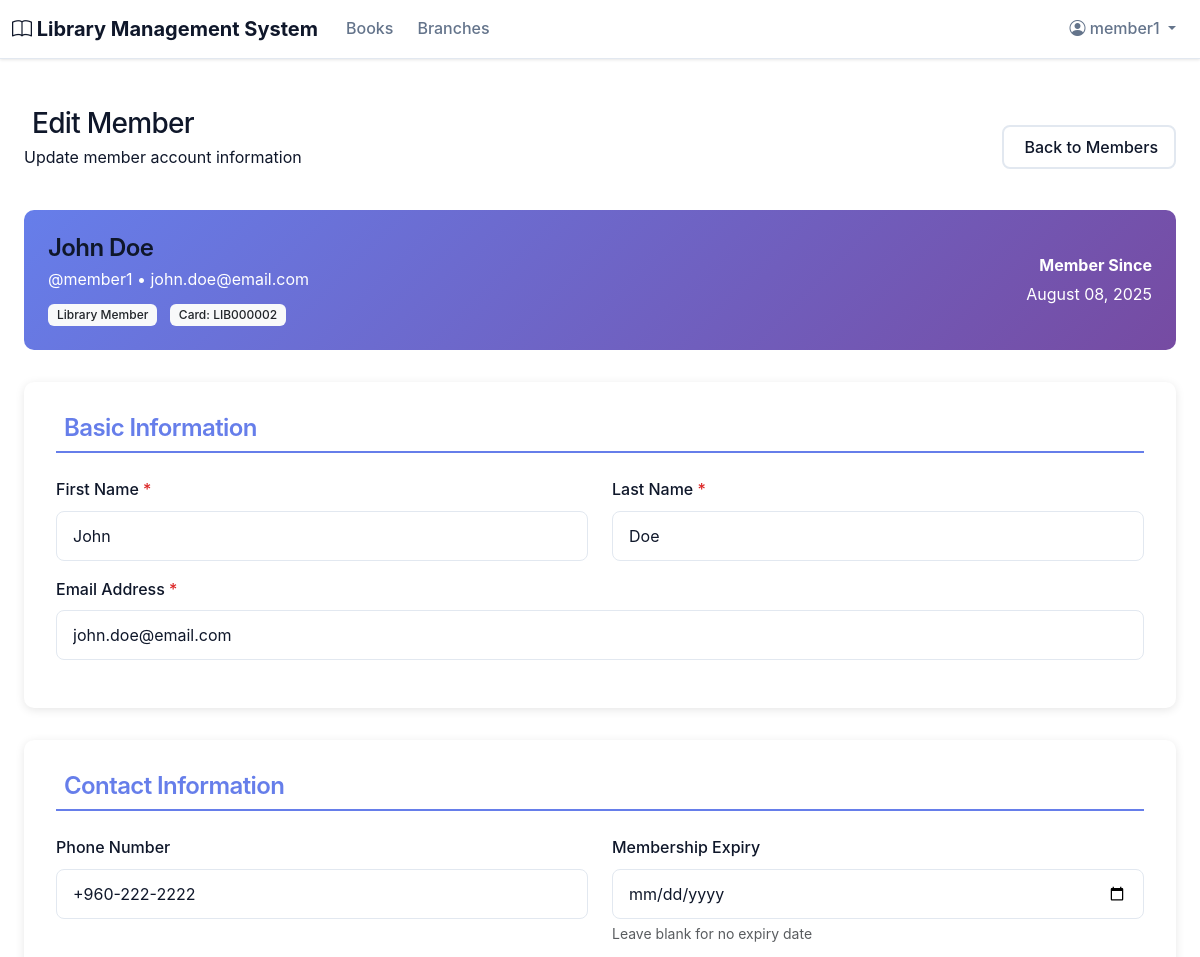
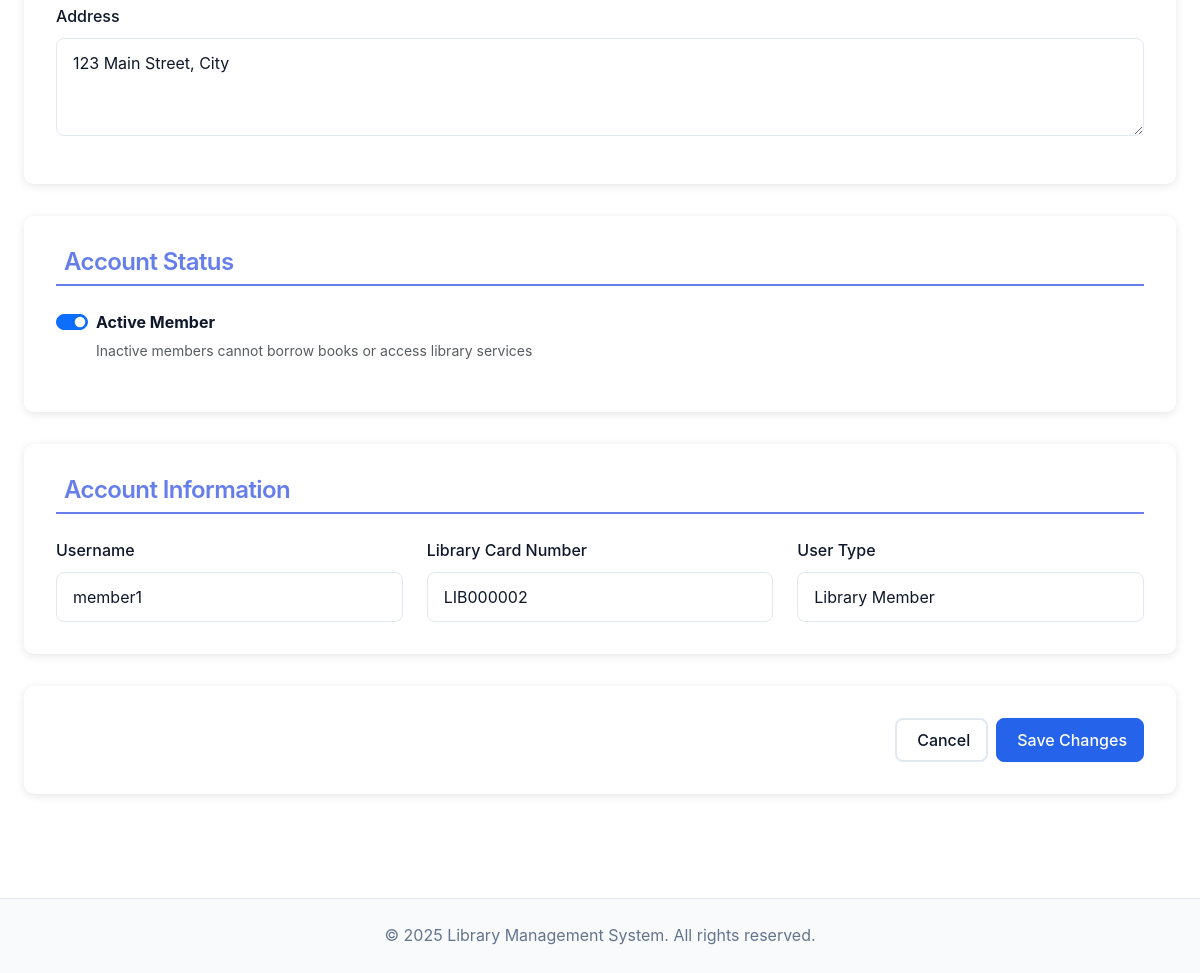
Page /accounts/members/3/edit/ (signed in) on the committed database (2 pictures, top to bottom).
### accounts/models.py (models this page shows, shortened)
class User(AbstractUser):
    USER_TYPE_CHOICES = [
        ('member', 'Library Member'),
        ('librarian', 'Librarian'),
        ('admin', 'Administrator'),
    ]
    user_type = models.CharField(max_length=20, choices=USER_TYPE_CHOICES, default='member')
    phone_number = models.CharField(max_length=15, blank=True)
    date_of_birth = models.DateField(blank=True, null=True)
    address = models.TextField(blank=True)
    emergency_contact_name = models.CharField(max_length=100, blank=True)
    emergency_contact_phone = models.CharField(max_length=15, blank=True)
    library_card_number = models.CharField(max_length=20, unique=True, blank=True, null=True)
    is_active_member = models.BooleanField(default=True)
    membership_date = models.DateTimeField(default=timezone.now)
    membership_expiry = models.DateTimeField(blank=True, null=True)
    profile_picture = models.ImageField(upload_to='profile_pictures/', blank=True, null=True)
    @property
    def full_name(self):
        return f"{self.first_name} {self.last_name}".strip() or self.username
    @property
    def is_librarian(self):
        return self.user_type in ['librarian', 'admin']

### accounts/views.py (the view, shortened to what this page needs)
# urls.py: path('members/<int:pk>/edit/', views.MemberEditView.as_view(), name='member_edit'),
class MemberEditView(LibrarianRequiredMixin, UpdateView):
    model = User
    form_class = MemberEditForm
    template_name = 'accounts/member_edit.html'

### accounts/forms.py
class MemberEditForm(forms.ModelForm):
    class Meta:
        model = User
        fields = ['first_name', 'last_name', 'email', 'phone_number',
                 'address', 'is_active_member', 'membership_expiry']
        widgets = {
            'address': forms.Textarea(attrs={'rows': 3}),
            'membership_expiry': forms.DateInput(attrs={'type': 'date'}),
        }
    def __init__(self, *args, **kwargs):
        super().__init__(*args, **kwargs)
        for field_name, field in self.fields.items():
            if field_name == 'is_active_member':
                field.widget.attrs['class'] = 'form-check-input'
            else:
                field.widget.attrs['class'] = 'form-control'

### accounts/views.py (called while the page is built)
    def test_func(self):
        return self.request.user.is_authenticated and self.request.user.is_librarian

### templates/accounts/member_edit.html (shortened to what this page needs)
{% extends 'base.html' %}
{% load static %}
{% block content %}
<div class="container py-4">
    <div class="row mb-4">
        <div class="col-12">
            <div class="d-flex justify-content-between align-items-center">
                <div>
                    <h1 class="h3 mb-1">
                        Edit Member
                    </h1>
                    <p class="text-muted">Update member account information</p>
                </div>
                <div>
                    <a href="{% url 'accounts:member_list' %}" class="btn btn-outline-secondary">
                        Back to Members
                    </a>
                </div>
            </div>
        </div>
    </div>
    <div class="member-info-card">
        <div class="row align-items-center">
            <div class="col-md-8">
                <h4 class="mb-1">{{ object.full_name }}</h4>
                <p class="mb-2">@{{ object.username }} • {{ object.email }}</p>
                <p class="mb-0">
                    <span class="badge bg-light text-dark me-2">{{ object.get_user_type_display }}</span>
                    {% if object.library_card_number %}
                        <span class="badge bg-light text-dark">Card: {{ object.library_card_number }}</span>
                    {% endif %}
                </p>
            </div>
            <div class="col-md-4 text-end">
                <p class="mb-1"><strong>Member Since</strong></p>
                <p class="mb-0">{{ object.membership_date|date:"F d, Y" }}</p>
            </div>
        </div>
    </div>
    <form method="post" class="needs-validation" novalidate>
        <div class="form-section">
            <h4 class="section-title">
                Basic Information
            </h4>
            <div class="row">
                <div class="col-md-6 mb-3">
                    <label for="id_first_name" class="form-label">
                        First Name <span class="text-danger">*</span>
                    </label>
                    <input type="text"
                           class="form-control {% if form.first_name.errors %}is-invalid{% endif %}"
                           id="id_first_name"
                           name="first_name"
                           value="{{ form.first_name.value|default:'' }}"
                           required>
                </div>
                <div class="col-md-6 mb-3">
                    <label for="id_last_name" class="form-label">
                        Last Name <span class="text-danger">*</span>
                    </label>
                    <input type="text"
                           class="form-control {% if form.last_name.errors %}is-invalid{% endif %}"
                           id="id_last_name"
                           name="last_name"
                           value="{{ form.last_name.value|default:'' }}"
                           required>
                </div>
            </div>
            <div class="mb-3">
                <label for="id_email" class="form-label">
                    Email Address <span class="text-danger">*</span>
                </label>
                <input type="email"
                       class="form-control {% if form.email.errors %}is-invalid{% endif %}"
                       id="id_email"
                       name="email"
                       value="{{ form.email.value|default:'' }}"
                       required>
            </div>
        </div>
        <div class="form-section">
            <h4 class="section-title">
                Contact Information
            </h4>
            <div class="row">
                <div class="col-md-6 mb-3">
                    <label for="id_phone_number" class="form-label">
                        Phone Number
                    </label>
                    <input type="text"
                           class="form-control {% if form.phone_number.errors %}is-invalid{% endif %}"
                           id="id_phone_number"
                           name="phone_number"
                           value="{{ form.phone_number.value|default:'' }}">
                </div>
                <div class="col-md-6 mb-3">
                    <label for="id_membership_expiry" class="form-label">
                        Membership Expiry
                    </label>
                    <input type="date"
                           class="form-control {% if form.membership_expiry.errors %}is-invalid{% endif %}"
                           id="id_membership_expiry"
                           name="membership_expiry"
                           value="{% if form.membership_expiry.value %}{{ form.membership_expiry.value|date:'Y-m-d' }}{% endif %}">
                    <div class="form-text">Leave blank for no expiry date</div>
                </div>
            </div>
            <div class="mb-3">
                <label for="id_address" class="form-label">
                    Address
                </label>
                <textarea class="form-control {% if form.address.errors %}is-invalid{% endif %}"
                          id="id_address"
                          name="address"
                          rows="3">{{ form.address.value|default:'' }}</textarea>
            </div>
        </div>
        <div class="form-section">
            <h4 class="section-title">
                Account Status
            </h4>
            <div class="form-check form-switch mb-3">
                <input class="form-check-input"
                       type="checkbox"
                       id="id_is_active_member"
                       name="is_active_member"
                       {% if form.is_active_member.value %}checked{% endif %}>
                <label class="form-check-label" for="id_is_active_member">
                    <strong>Active Member</strong>
                    <div class="form-text">Inactive members cannot borrow books or access library services</div>
                </label>
            </div>
        </div>
        <div class="form-section">
            <h4 class="section-title">
                Account Information
            </h4>
            <div class="row">
                <div class="col-md-4">
                    <label class="form-label">Username</label>
                    <input type="text" class="form-control" value="{{ object.username }}" readonly>
                </div>
                <div class="col-md-4">
                    <label class="form-label">Library Card Number</label>
                    <input type="text" class="form-control" value="{{ object.library_card_number|default:'Not assigned' }}" readonly>
                </div>
                <div class="col-md-4">
                    <label class="form-label">User Type</label>
                    <input type="text" class="form-control" value="{{ object.get_user_type_display }}" readonly>
                </div>
            </div>
        </div>
        <div class="form-section">
            <div class="d-flex justify-content-end gap-2">
                <a href="{% url 'accounts:member_list' %}" class="btn btn-outline-secondary">
                    Cancel
                </a>
                <button type="submit" class="btn btn-primary">
                    Save Changes
                </button>
            </div>
        </div>
    </form>
</div>
{% endblock %}

### templates/base.html (shortened to what this page needs)
<!DOCTYPE html>
<html lang="en">
<head>
    <link href="https://cdn.jsdelivr.net/npm/bootstrap@5.3.0/dist/css/bootstrap.min.css" rel="stylesheet">
    <link href="https://cdn.jsdelivr.net/npm/bootstrap-icons@1.10.0/font/bootstrap-icons.css" rel="stylesheet">
    {% load static %}
    <link rel="stylesheet" href="{% static 'css/custom.css' %}">
</head>
<body>
    <nav class="navbar navbar-expand-lg navbar-light" style="background-color: var(--background); box-shadow: 0 1px 3px 0 rgba(0, 0, 0, 0.1); border-bottom: 1px solid var(--border);">
        <div class="container">
            <a class="navbar-brand" href="{% url 'home' %}">
                <i class="bi bi-book"></i> Library Management System
            </a>
            <div class="collapse navbar-collapse" id="navbarNav">
                <ul class="navbar-nav me-auto">
                    <li class="nav-item">
                        <a class="nav-link" href="{% url 'books:book_list' %}">Books</a>
                    </li>
                    <li class="nav-item">
                        <a class="nav-link" href="{% url 'library_branches:branch_list' %}">Branches</a>
                    </li>
                </ul>
                <ul class="navbar-nav">
                    {% if user.is_authenticated %}
                    <li class="nav-item dropdown">
                        <a class="nav-link dropdown-toggle" href="#" id="userDropdown" role="button" data-bs-toggle="dropdown">
                            <i class="bi bi-person-circle"></i> {{ user.username }}
                        </a>
                    </li>
                    {% endif %}
                </ul>
            </div>
        </div>
    </nav>
    <main class="container mt-4 mb-5" style="min-height: calc(100vh - 200px);">
        {% block content %}{% endblock %}
    </main>
    <footer class="mt-5 py-4" style="background-color: var(--muted); color: var(--muted-foreground); border-top: 1px solid var(--border);">
        <div class="container text-center">
            <p class="mb-0 text-sm" style="color: var(--muted-foreground); font-weight: 400;">&copy; 2025 Library Management System. All rights reserved.</p>
        </div>
    </footer>
</body>
</html>

### static/css/custom.css (style rules this page uses)
:root { --background: #ffffff; --foreground: #0f172a; --card: #ffffff; --primary: #2563eb; --primary-foreground: #ffffff; --secondary: #f1f5f9; --secondary-foreground: #0f172a; --muted: #f8fafc; --muted-foreground: #64748b; --accent: #f1f5f9; --accent-foreground: #0f172a; --border: #e2e8f0; --success: #059669; --warning: #d97706; --destructive: #dc2626; --info: #0284c7; --radius: 0.5rem; }
body { background-color: var(--background); color: var(--foreground); font-family: -apple-system, BlinkMacSystemFont, "Segoe UI", Roboto, sans-serif; line-height: 1.6; }
h1, h2, h3, h4, h5, h6 { color: var(--foreground); font-weight: 600; letter-spacing: -0.025em; }
.navbar-light { background-color: var(--background) !important; border-bottom: 1px solid var(--border); box-shadow: 0 1px 3px rgba(0, 0, 0, 0.1); }
.navbar-brand { font-weight: 700; font-size: 1.25rem; color: var(--foreground) !important; }
.navbar-nav .nav-link { font-weight: 500; color: var(--muted-foreground) !important; transition: all 0.2s ease; padding: 0.5rem 1rem; border-radius: var(--radius); margin: 0 0.25rem; }
.form-control { background-color: var(--background); border: 1px solid var(--border); border-radius: var(--radius); padding: 0.75rem 1rem; color: var(--foreground); transition: all 0.2s ease; }
.form-label { font-weight: 500; color: var(--foreground); margin-bottom: 0.5rem; }
.btn { border-radius: var(--radius); font-weight: 500; padding: 0.5rem 1rem; transition: all 0.2s ease; text-decoration: none; border: 1px solid transparent; }
.btn-primary { background-color: var(--primary); color: var(--primary-foreground); border-color: var(--primary); }
.badge { border-radius: calc(var(--radius) - 2px); padding: 0.25rem 0.5rem; font-size: 0.75rem; font-weight: 500; }
footer { background-color: var(--muted); color: var(--muted-foreground); border-top: 1px solid var(--border); }
a { color: var(--primary); text-decoration: none; }
.text-muted { color: var(--muted-foreground) !important; }
.text-danger { color: var(--destructive) !important; }
.btn-outline-secondary { background-color: transparent !important; color: var(--secondary-foreground) !important; border: 2px solid var(--border) !important; }
.badge { display: inline-flex; align-items: center; border-radius: calc(var(--radius) - 2px); padding: 0.25rem 0.5rem; font-size: 0.75rem; font-weight: 500; transition: colors 0.2s ease; border: 1px solid transparent; }
a { color: hsl(var(--primary)); text-decoration: none; transition: color 0.2s ease; }
.container { max-width: 1200px; }
.text-muted { color: hsl(var(--muted-foreground)) !important; }

### templates/accounts/member_edit.html (style rules this page uses)
.form-section { background: white; border-radius: 10px; padding: 2rem; margin-bottom: 2rem; box-shadow: 0 2px 10px rgba(0,0,0,0.1); }
.section-title { color: #667eea; border-bottom: 2px solid #667eea; padding-bottom: 0.5rem; margin-bottom: 1.5rem; }
.member-info-card { background: linear-gradient(135deg, #667eea 0%, #764ba2 100%); color: white; border-radius: 10px; padding: 1.5rem; margin-bottom: 2rem; }

### rows in the picture
User: username "member1", full_name "John Doe", email "john.doe@email.com", user_type "Library Member", library_card_number "LIB000002", membership_date "August 08, 2025", first_name "John", last_name "Doe", phone_number "+960-222-2222", address "123 Main Street, City"
